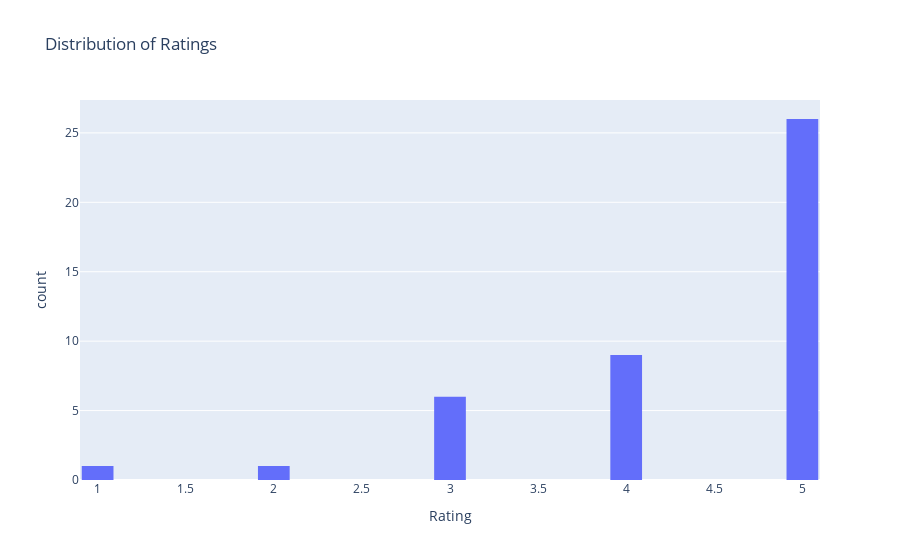

Here is the notebook cell this chart was saved with:
### Code cell
# Visualization of Rating Distribution
fig = px.histogram(reviews_df, x='Rating', nbins=30, title='Distribution of Ratings')
fig.update_layout(bargap=0.1)
fig.show()

### Figure 1 — Plotly figure (JSON) as saved in the notebook; plotly's stock layout.template omitted (floating-point values rounded to 4 significant figures)
{"data": [{"alignmentgroup": "True", "bingroup": "x", "hovertemplate": "Rating=%{x}<br>count=%{y}<extra></extra>", "legendgroup": "", "marker": {"color": "#636efa", "pattern": {"shape": ""}}, "name": "", "nbinsx": 30, "offsetgroup": "", "orientation": "v", "showlegend": false, "type": "histogram", "x": [5, 4, 5, 5, 5, 5, 5, 5, 5, 3, 4, 5, 5, 5, 5, 5, 5, 4, 2, 1, 5, 3, 5, 4, 5, 3, 3, 5, 5, 4, 5, 5, 5, 5, 5, 5, 4, 4, 4, 4, 3, 3, 5], "xaxis": "x", "yaxis": "y"}], "layout": {"bargap": 0.1, "barmode": "relative", "legend": {"tracegroupgap": 0}, "title": {"text": "Distribution of Ratings"}, "xaxis": {"anchor": "y", "domain": [0, 1], "title": {"text": "Rating"}}, "yaxis": {"anchor": "x", "domain": [0, 1], "title": {"text": "count"}}}}
